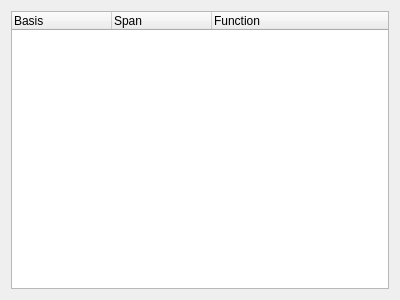
<?xml version="1.0" encoding="UTF-8"?>
<ui version="4.0">
 <class>BasisEdit</class>
 <widget class="QWidget" name="BasisEdit">
  <property name="geometry">
   <rect>
    <x>0</x>
    <y>0</y>
    <width>400</width>
    <height>300</height>
   </rect>
  </property>
  <property name="windowTitle">
   <string>Form</string>
  </property>
  <layout class="QVBoxLayout" name="verticalLayout">
   <item>
    <widget class="QTreeWidget" name="polyView">
     <column>
      <property name="text">
       <string>Basis</string>
      </property>
     </column>
     <column>
      <property name="text">
       <string>Span</string>
      </property>
     </column>
     <column>
      <property name="text">
       <string>Function</string>
      </property>
     </column>
    </widget>
   </item>
  </layout>
 </widget>
 <resources/>
 <connections>
  <connection>
   <sender>polyView</sender>
   <signal>itemSelectionChanged()</signal>
   <receiver>BasisEdit</receiver>
   <slot>changedSelection()</slot>
   <hints>
    <hint type="sourcelabel">
     <x>281</x>
     <y>100</y>
    </hint>
    <hint type="destinationlabel">
     <x>397</x>
     <y>128</y>
    </hint>
   </hints>
  </connection>
 </connections>
 <slots>
  <signal>change()</signal>
  <slot>changed()</slot>
  <slot>changedSelection()</slot>
 </slots>
</ui>
